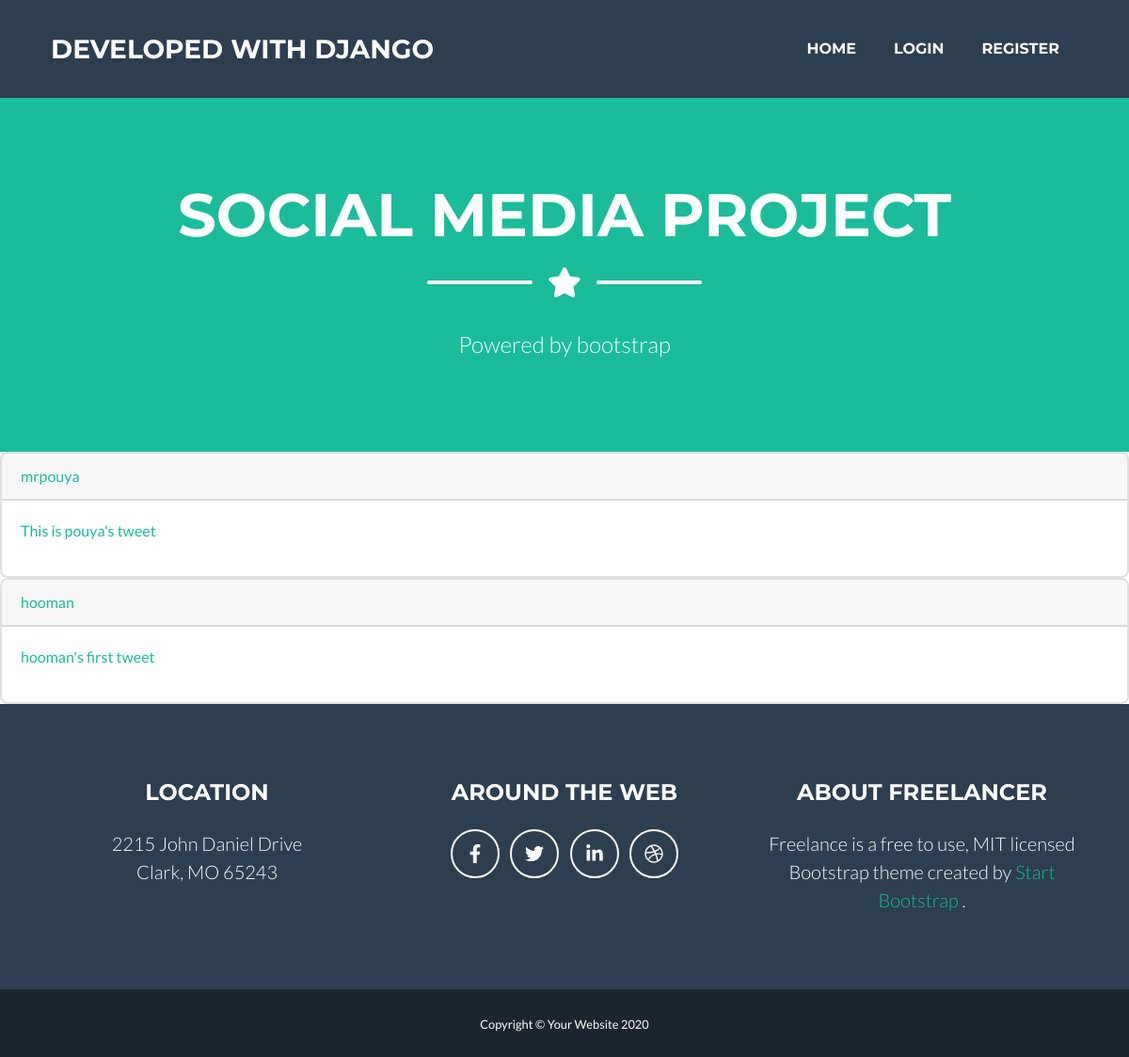
The app's page /, older data.
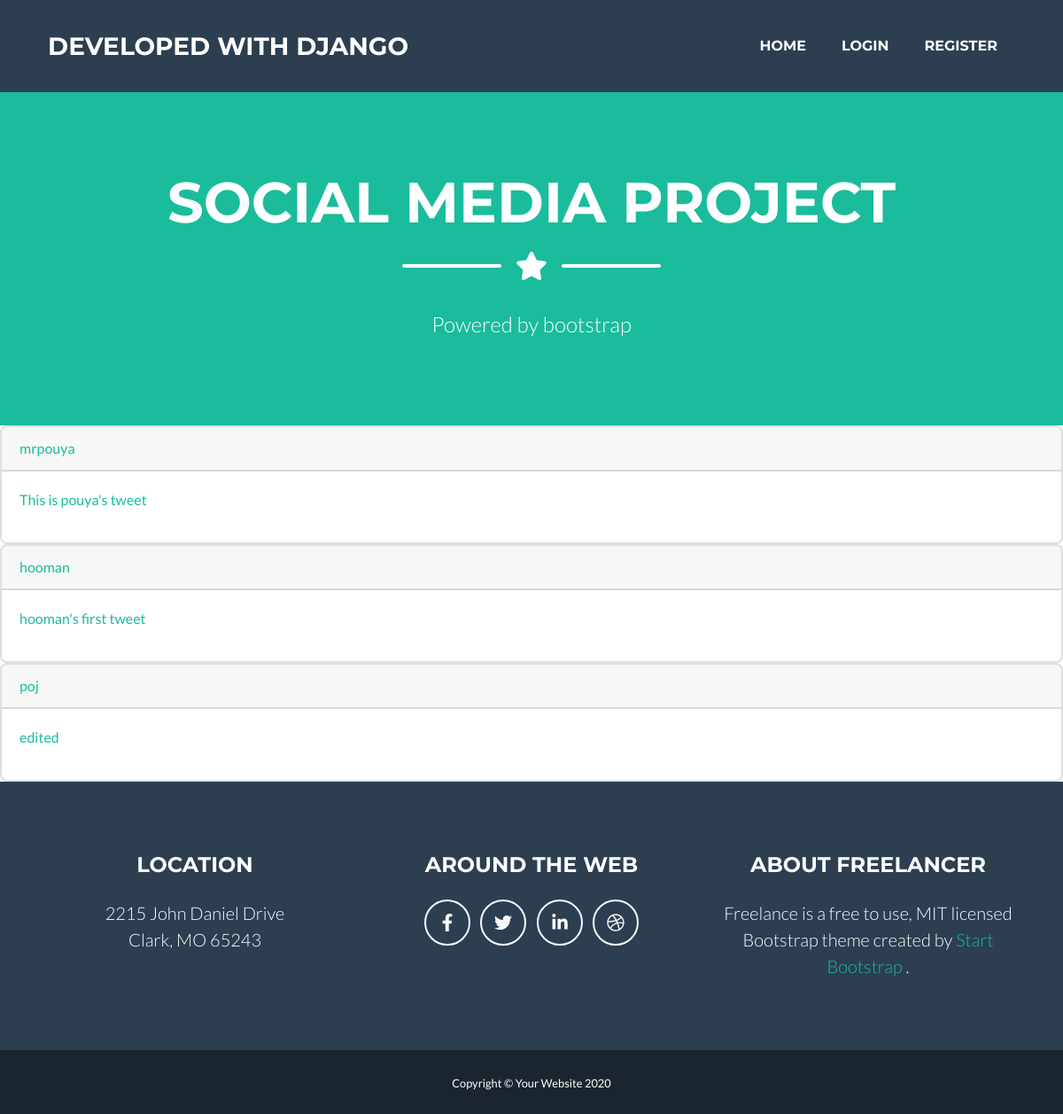
The same page, newer data.
### posts/models.py (models this page shows, shortened)
class Post (models.Model):
    user = models.ForeignKey(User, on_delete=models.CASCADE)
    body = models.TextField(max_length = 400)
    slug = models.SlugField(max_length = 20)
    created = models.DateTimeField(auto_now_add=True)
    def get_absolute_url(self):
        return reverse('posts:post_detail', args=[self.created.year,
         self.created.month,
          self.created.day,
           self.slug])

### posts/views.py (the view)
# urls.py: path('', views.all_posts, name = 'all_posts'),
def all_posts(request):
    posts = Post.objects.all()
    return render(request, 'posts/all_posts.html', {'posts':posts})

### posts/templates/posts/all_posts.html
{% extends 'index.html' %}
{% block content %}
    {% for post in posts %}
        <div class="card">
            <p class="card-header"><a href="{% url 'account:dashboard' post.user.id %}"> {{post.user}}</a></p>
            <p class="card-body"> <a href="{{ post.get_absolute_url }}"> {{post.body}}</a></p>
        </div>
    {% endfor %}
{% endblock %}

### templates/index.html (shortened to what this page needs)
{% load static %}
<!DOCTYPE html>
<html lang="en">
    <head>
        <link href="{% static 'css/styles.css'%}" rel="stylesheet" />
    </head>
    <body id="page-top">
        <nav class="navbar navbar-expand-lg bg-secondary text-uppercase fixed-top" id="mainNav">
            <div class="container">
                <a class="navbar-brand js-scroll-trigger" href="#page-top">Developed with Django</a>
                <div class="collapse navbar-collapse" id="navbarResponsive">
                    <ul class="navbar-nav ml-auto">
                        <li class="nav-item mx-0 mx-lg-1"><a class="nav-link py-3 px-0 px-lg-3 rounded js-scroll-trigger" href="{% url 'posts:all_posts' %}">Home</a></li>
                        {% if request.user.is_authenticated %}
                        <li class="nav-item mx-0 mx-lg-1"><a class="nav-link py-3 px-0 px-lg-3 rounded js-scroll-trigger" href="{% url 'account:dashboard' request.user.id %}">Dashboard</a></li>
                        <li class="nav-item mx-0 mx-lg-1"><a class="nav-link py-3 px-0 px-lg-3 rounded js-scroll-trigger" href="{% url 'account:logout' %}">Logout</a></li>
                        {% else %}
                        <li class="nav-item mx-0 mx-lg-1"><a class="nav-link py-3 px-0 px-lg-3 rounded js-scroll-trigger" href="{% url 'account:login' %}">Login</a></li>
                        <li class="nav-item mx-0 mx-lg-1"><a class="nav-link py-3 px-0 px-lg-3 rounded js-scroll-trigger" href="{% url 'account:register' %}">Register</a></li>
                        {% endif %}
                    </ul>
                </div>
            </div>
        </nav>
        <header class="masthead bg-primary text-white text-center">
            <div class="container d-flex align-items-center flex-column">
                <h1 class="masthead-heading text-uppercase mb-0">Social media project</h1>
                <div class="divider-custom divider-light">
                    <div class="divider-custom-line"></div>
                    <div class="divider-custom-icon"><i class="fas fa-star"></i></div>
                    <div class="divider-custom-line"></div>
                </div>
                <p class="masthead-subheading font-weight-light mb-0">Powered by bootstrap</p>
            </div>
        </header>
        {% block content %}
        {% endblock %}
        <footer class="footer text-center">
            <div class="container">
                <div class="row">
                    <div class="col-lg-4 mb-5 mb-lg-0">
                        <h4 class="text-uppercase mb-4">Location</h4>
                        <p class="lead mb-0">
                            2215 John Daniel Drive
                            <br />
                            Clark, MO 65243
                        </p>
                    </div>
                    <div class="col-lg-4 mb-5 mb-lg-0">
                        <h4 class="text-uppercase mb-4">Around the Web</h4>
                        <a class="btn btn-outline-light btn-social mx-1" href="#!"><i class="fab fa-fw fa-facebook-f"></i></a>
                        <a class="btn btn-outline-light btn-social mx-1" href="#!"><i class="fab fa-fw fa-twitter"></i></a>
                        <a class="btn btn-outline-light btn-social mx-1" href="#!"><i class="fab fa-fw fa-linkedin-in"></i></a>
                        <a class="btn btn-outline-light btn-social mx-1" href="#!"><i class="fab fa-fw fa-dribbble"></i></a>
                    </div>
                    <div class="col-lg-4">
                        <h4 class="text-uppercase mb-4">About Freelancer</h4>
                        <p class="lead mb-0">
                            Freelance is a free to use, MIT licensed Bootstrap theme created by
                            <a href="http://startbootstrap.com">Start Bootstrap</a>
                            .
                        </p>
                    </div>
                </div>
            </div>
        </footer>
        <div class="copyright py-4 text-center text-white">
            <div class="container"><small>Copyright © Your Website 2020</small></div>
        </div>
    </body>
</html>

Row changes from the older to the newer data that the page shows:
added Post: user "poj", body "edited"
